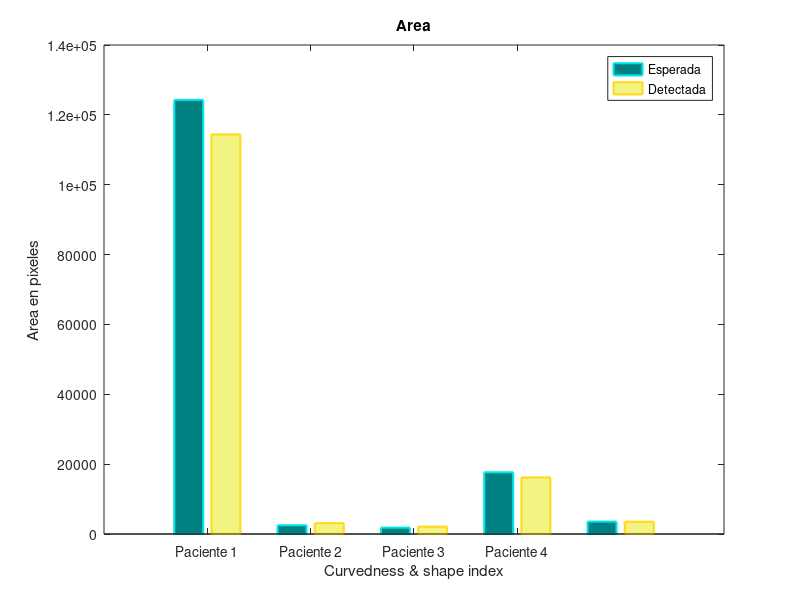

Reproduce this figure in MATLAB.
y = [124274 114387; 2505 3098; 1817 2104; 17667 16185; 3545 3516];
fig=figure();
a=bar(y)

set(a(1),'FaceColor',[0 .5 .5],'EdgeColor',[0 .9 .9],'LineWidth',1.5);
set(a(2),'FaceColor',[0.949, 0.952, 0.509],'EdgeColor',[1, 0.850, 0.101],'LineWidth',1.5);
XTickLabel={'Paciente 1' ; 'Paciente 2'; 'Paciente 3'; 'Paciente 4'; 'Paciente 5'};
XTick=[1 2 3 4]
set(gca, 'XTick',XTick);
set(gca, 'XTickLabel', XTickLabel);
set(gca, 'XTickLabelRotation', 45);
legend('Esperada','Detectada')

title('Area')
xlabel('Curvedness & shape index')
ylabel('Area en pixeles')